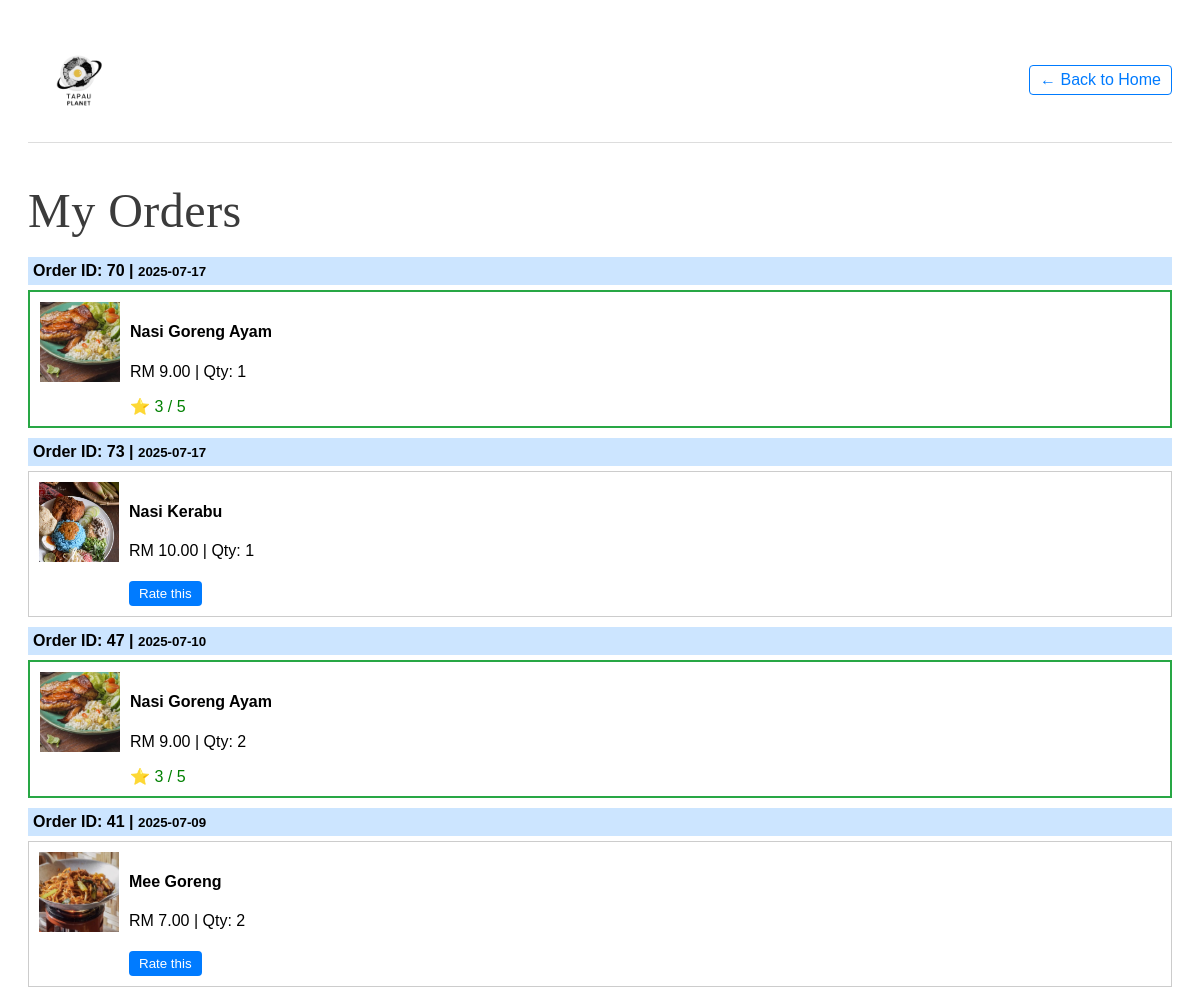
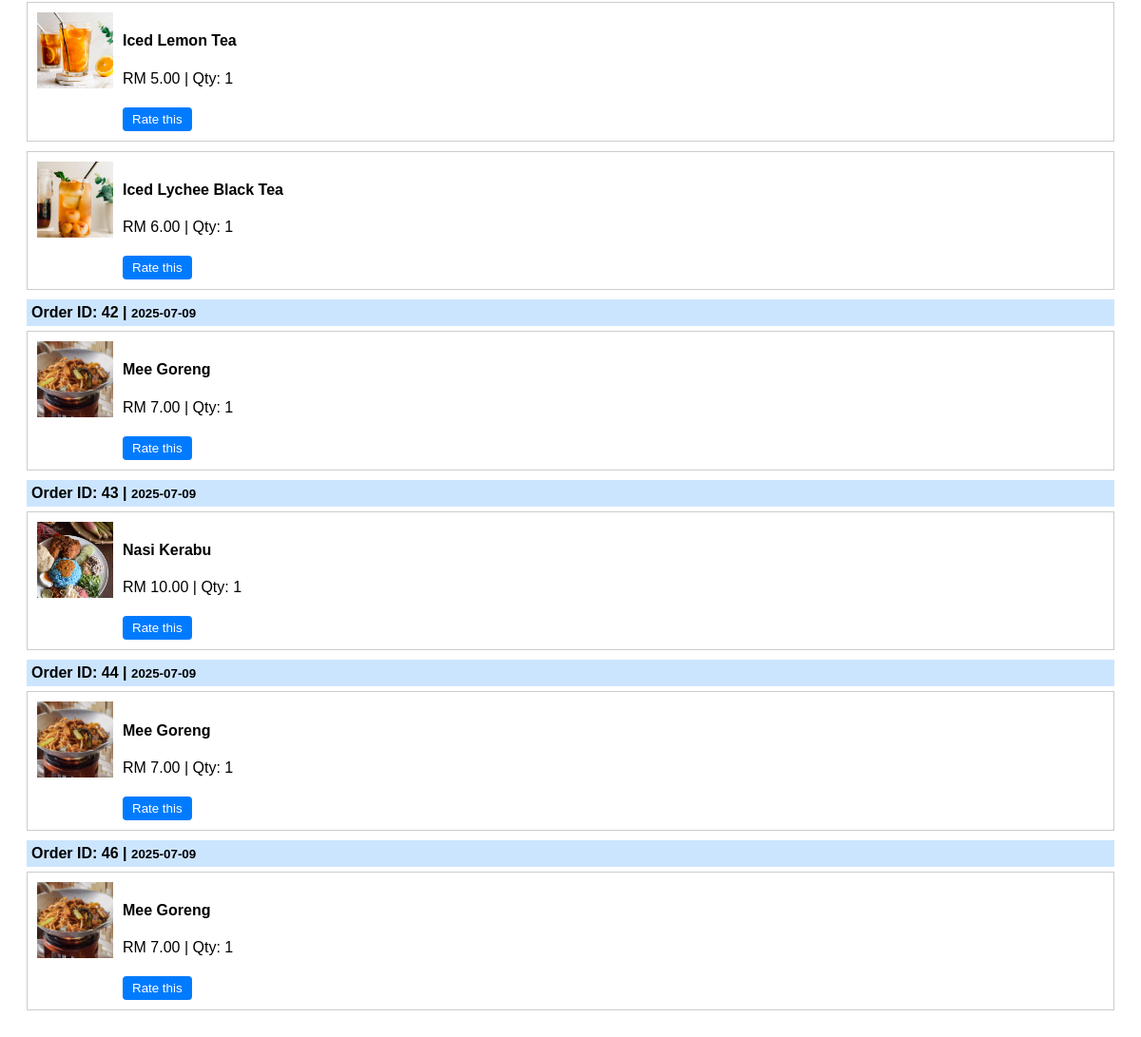
Page /myOrders.php (signed in) on the committed database (2 pictures, top to bottom).
### tables this page shows
CREATE TABLE `ordermenu` (
  `orderId` int(11) NOT NULL,
  `menuId` int(11) NOT NULL,
  `quantity` int(11) NOT NULL
);

CREATE TABLE `orders` (
  `orderId` int(11) NOT NULL,
  `orderDate` date NOT NULL,
  `orderStatus` varchar(10) NOT NULL,
  `orderType` varchar(10) NOT NULL,
  `payMethod` varchar(20) DEFAULT NULL,
  `userId` int(11) NOT NULL
);

CREATE TABLE `menu` (
  `menuId` int(10) NOT NULL,
  `menuName` varchar(100) NOT NULL,
  `menuPrice` decimal(10,0) NOT NULL,
  `menuPic` varchar(255) NOT NULL,
  `categoryId` int(11) NOT NULL,
  `menuDesc` text DEFAULT NULL,
  `salesCount` int(11) DEFAULT 0,
  `userId` int(11) DEFAULT NULL
);

CREATE TABLE `menu_rating` (
  `menuRateId` int(11) NOT NULL,
  `orderId` int(11) DEFAULT NULL,
  `menuId` int(11) DEFAULT NULL,
  `userId` int(11) DEFAULT NULL,
  `menuRateRating` int(11) DEFAULT NULL,
  `menuRateComment` text DEFAULT NULL,
  `created_at` timestamp NOT NULL DEFAULT current_timestamp()
);

### myOrders.php (the view, shortened to what this page needs)
<?php
include('connection.php');
$userId = $_SESSION['user']['userId'] ?? 0;
?>
<!DOCTYPE html>
<html lang="en">
<head>
  <link rel="stylesheet" href="../css/style.css">
</head>
<body>
<div class="header">
  <a href="index.php">
    <img src="images/CSC264 LOGO 1.png" alt="Tapau Planet Logo" style="height: 100px;">
  </a>
  <a href="index.php" class="back-btn">← Back to Home</a>
</div>
<h2>My Orders</h2>
<?php
$sql = "SELECT o.orderId, o.orderDate, m.menuId, m.menuName, m.menuPic, m.menuPrice, om.quantity
        FROM orders o
        JOIN ordermenu om ON o.orderId = om.orderId
        JOIN menu m ON m.menuId = om.menuId
        WHERE o.userId = ?
        ORDER BY o.orderDate DESC";
$stmt = $conn->prepare($sql);
$stmt->bind_param("i", $userId);
$stmt->execute();
$result = $stmt->get_result();
$lastOrderId = 0;
while ($row = $result->fetch_assoc()) {
    $orderId = $row['orderId'];
    $menuId = $row['menuId'];
    $menuName = htmlspecialchars($row['menuName']);
    $menuPic = htmlspecialchars($row['menuPic']);
    $menuPrice = number_format($row['menuPrice'], 2);
    $quantity = (int)$row['quantity'];
    $orderDate = $row['orderDate'];
    $stmt2 = $conn->prepare("SELECT menuRateRating, menuRateComment FROM menu_rating WHERE userId = ? AND menuId = ?");
    $stmt2->bind_param("ii", $userId, $menuId);
    $stmt2->execute();
    $ratingResult = $stmt2->get_result();
    $ratingData = $ratingResult->fetch_assoc();
    if ($lastOrderId != $orderId) {
        echo "<div class='order-title'>Order ID: $orderId | <small>$orderDate</small></div>";
        $lastOrderId = $orderId;
    }
    echo '<div class="order-card ' . ($ratingData ? 'rated-card' : '') . '">';
    echo "<img src=\"images/$menuPic\" alt=\"$menuName\">";
    echo '<div>';
    echo "<h4>$menuName</h4>";
    echo "<p>RM $menuPrice | Qty: $quantity</p>";
    if ($ratingData) {
        echo '<span style="color:green;">⭐ ' . $ratingData['menuRateRating'] . ' / 5</span><br>';
    } else {
        $modalId = "rateModal" . $orderId . "_" . $menuId;
        echo "<button class='btn-rate' onclick=\"document.getElementById('$modalId').style.display='block'\">Rate this</button>";
    }
    echo '</div></div>';
}
?>
</body>
</html>

### css/style.css (style rules this page uses)
a { color: #bfa13a; text-decoration: none; transition: color 0.2s; }
h2 { color: #3B3B3B; font-family: 'Playfair Display', 'Cormorant Garamond', Georgia, serif; font-size: 3rem; margin-bottom: 1.2rem; letter-spacing: 0.5px; font-weight: 500; }
html { scroll-behavior: smooth; }

### myOrders.php (style rules this page uses)
body { font-family: Arial, sans-serif; padding: 20px; }
.header { display: flex; justify-content: space-between; align-items: center; border-bottom: 1px solid #ddd; padding-bottom: 10px; margin-bottom: 20px; }
.back-btn { padding: 5px 10px; text-decoration: none; border: 1px solid #007bff; color: #007bff; border-radius: 4px; }
.order-title { background-color: #cce5ff; padding: 5px; font-weight: bold; margin-bottom: 5px; }
.order-card { border: 1px solid #ccc; padding: 10px; display: flex; margin-bottom: 10px; }
.order-card img { width: 80px; height: 80px; object-fit: cover; margin-right: 10px; }
.rated-card { border: 2px solid #28a745; }
.btn-rate { padding: 5px 10px; background-color: #007bff; color: white; border: none; border-radius: 4px; cursor: pointer; margin-top: 5px; }

### rows in the picture
ordermenu: orderId.orderId "70", orderId.orderDate "2025-07-17", menuId.menuPic (picture), menuId.menuName "Nasi Goreng Ayam", menuId.menuPrice "9.00", quantity "1", menu_rating.menuRateRating "3"
ordermenu: orderId.orderId "73", orderId.orderDate "2025-07-17", menuId.menuPic (picture), menuId.menuName "Nasi Kerabu", menuId.menuPrice "10.00", quantity "1"
ordermenu: orderId.orderId "47", orderId.orderDate "2025-07-10", menuId.menuPic (picture), menuId.menuName "Nasi Goreng Ayam", menuId.menuPrice "9.00", quantity "2", menu_rating.menuRateRating "3"
ordermenu: orderId.orderId "41", orderId.orderDate "2025-07-09", menuId.menuPic (picture), menuId.menuName "Mee Goreng", menuId.menuPrice "7.00", quantity "2"
ordermenu: menuId.menuPic (picture), menuId.menuName "Iced Lemon Tea", menuId.menuPrice "5.00", quantity "1"
ordermenu: menuId.menuPic (picture), menuId.menuName "Iced Lychee Black Tea", menuId.menuPrice "6.00", quantity "1"
ordermenu: orderId.orderId "42", orderId.orderDate "2025-07-09", menuId.menuPic (picture), menuId.menuName "Mee Goreng", menuId.menuPrice "7.00", quantity "1"
ordermenu: orderId.orderId "43", orderId.orderDate "2025-07-09", menuId.menuPic (picture), menuId.menuName "Nasi Kerabu", menuId.menuPrice "10.00", quantity "1"
ordermenu: orderId.orderId "44", orderId.orderDate "2025-07-09", menuId.menuPic (picture), menuId.menuName "Mee Goreng", menuId.menuPrice "7.00", quantity "1"
ordermenu: orderId.orderId "46", orderId.orderDate "2025-07-09", menuId.menuPic (picture), menuId.menuName "Mee Goreng", menuId.menuPrice "7.00", quantity "1"
